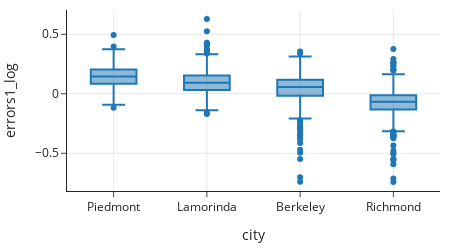

The code cell stored with this chart in its notebook:
### Code cell
px.box(sfh, x='city', y='errors1_log',
       category_orders={"city":["Piedmont","Lamorinda","Berkeley", "Richmond"]},
      width=450, height=250)

### Figure 1 — Plotly figure (JSON) as saved in the notebook; plotly's stock layout.template omitted (floating-point values rounded to 4 significant figures; data arrays with more than 128 entries replaced by an {"elided": "..."} marker saying what was removed)
{"data": [{"alignmentgroup": "True", "hovertemplate": "city=%{x}<br>errors1_log=%{y}<extra></extra>", "legendgroup": "", "marker": {"color": "#1F77B4"}, "name": "", "notched": false, "offsetgroup": "", "orientation": "v", "showlegend": false, "type": "box", "x": {"elided": "2667 str values"}, "x0": " ", "xaxis": "x", "y": {"elided": "2667 float values"}, "y0": " ", "yaxis": "y"}], "layout": {"boxmode": "group", "height": 250, "legend": {"tracegroupgap": 0}, "width": 450, "xaxis": {"anchor": "y", "autorange": true, "categoryarray": ["Piedmont", "Lamorinda", "Berkeley", "Richmond"], "categoryorder": "array", "domain": [0, 1], "range": [-0.5, 3.5], "title": {"text": "city"}, "type": "category"}, "yaxis": {"anchor": "x", "autorange": true, "domain": [0, 1], "range": [-0.8173, 0.7039], "title": {"text": "errors1_log"}, "type": "linear"}}}
